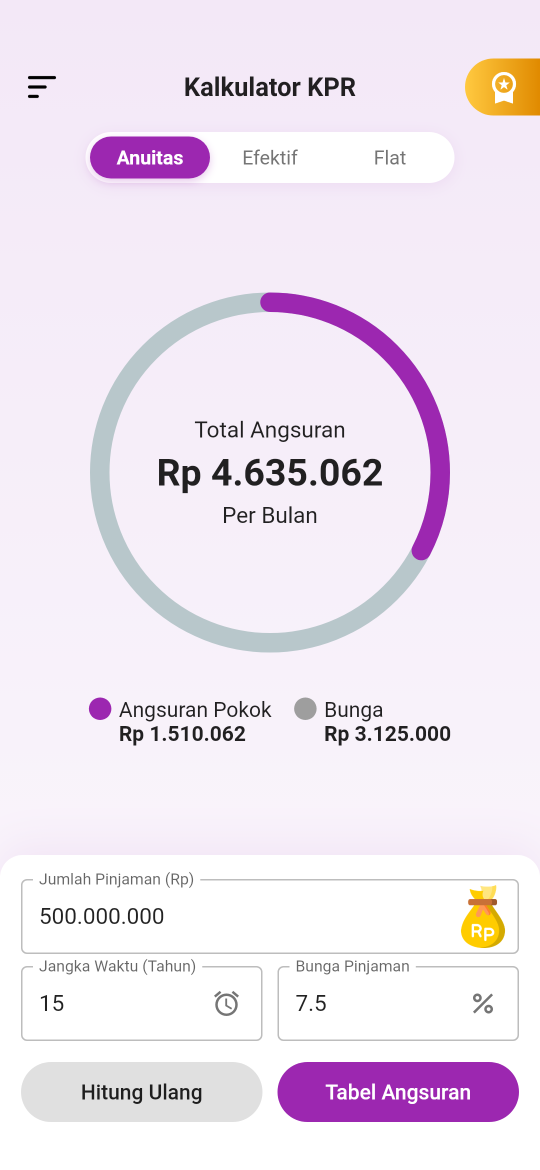
#> input picture store/source/shots/home.png, 1080 x 2340 px, found by its file name (shown at 1/2 size)
$ python prep.py
#> lines starting #> are read from the running program, lines starting #| are printed output that depends on the picture; after the words box and inside, x2 and y2 are one past the last pixel; in counts of white or black regions, pixels touching at a corner belong together
"""Buat versi 'bersih' screenshot: area yang akan dianimasikan dihapus."""
from PIL import Image
import numpy as np, os
A = os.path.join(os.path.dirname(os.path.abspath(__file__)), 'assets')

def load(n): return np.array(Image.open(f'{A}/{n}').convert('RGB'))
#> called with n = 'home.png'

# ---- beranda
im = load('home.png')
H, W, _ = im.shape
#> H = 2340; W = 1080
bg = im[:, 5].copy()                      # latar gradien vertikal (seragam horizontal)
#> bg = 2340 rows, first 8: [243, 232, 247], [243, 232, 247], [243, 232, 247], [243, 232, 247], [243, 232, 247], [243, 232, 247], [243, 232, 247], [243, 232, 247]
def erase_bg(x0, x1, y0, y1):
    im[y0:y1, x0:x1] = bg[y0:y1, None, :]
yy, xx = np.mgrid[0:H, 0:W]
r = np.hypot(xx - 539.5, yy - 944.5)
ring = (r > 312) & (r < 368)
im[ring] = bg[yy[ring]]
erase_bg(250, 830, 905, 1000)             # angka total angsuran
erase_bg(225, 930, 1440, 1500)            # nilai legenda
erase_bg(140, 940, 245, 390)              # segmented switch
im[1798:1868, 70:880] = 255               # nilai jumlah pinjaman
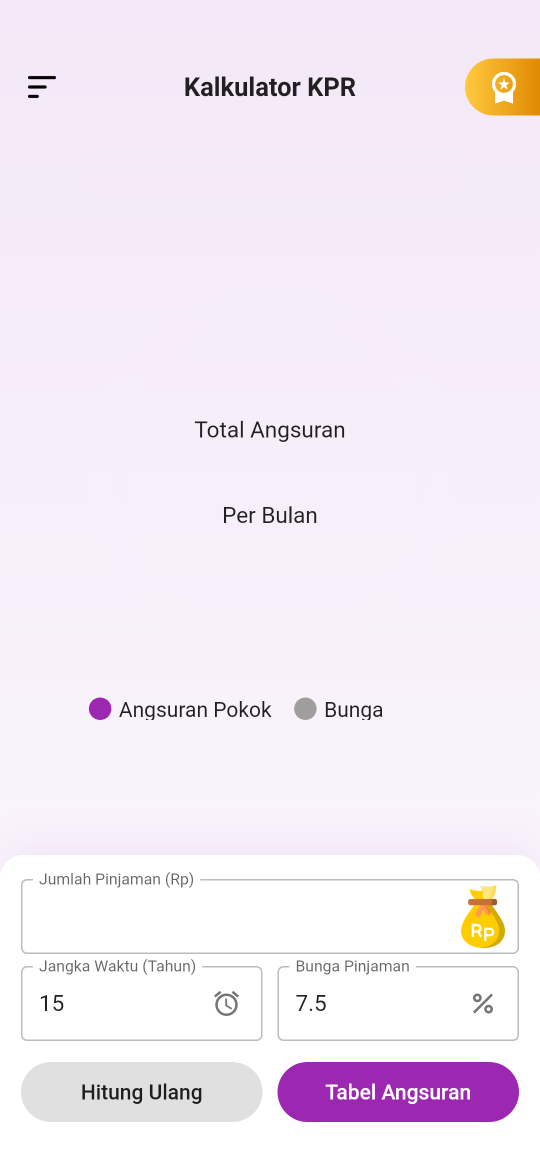
#> im: shape (2340, 1080, 3) (shown at 1/2 size); mean R, G, B 243.2, 234.3, 243.9
im[1972:2045, 70:400] = 255               # tenor
#> im: shape (2340, 1080, 3); 0.02% of pixels changed, all inside (x1, y1, x2, y2) = (81, 1990, 127, 2022)
im[1972:2045, 580:900] = 255              # bunga
#> im: shape (2340, 1080, 3); mean R, G, B 243.3, 234.4, 244
Image.fromarray(im).save(f'{A}/home_clean.png')

# ---- daya bayar
im = load('daya_bayar.png')
#> call 2 of load, with n = 'daya_bayar.png'
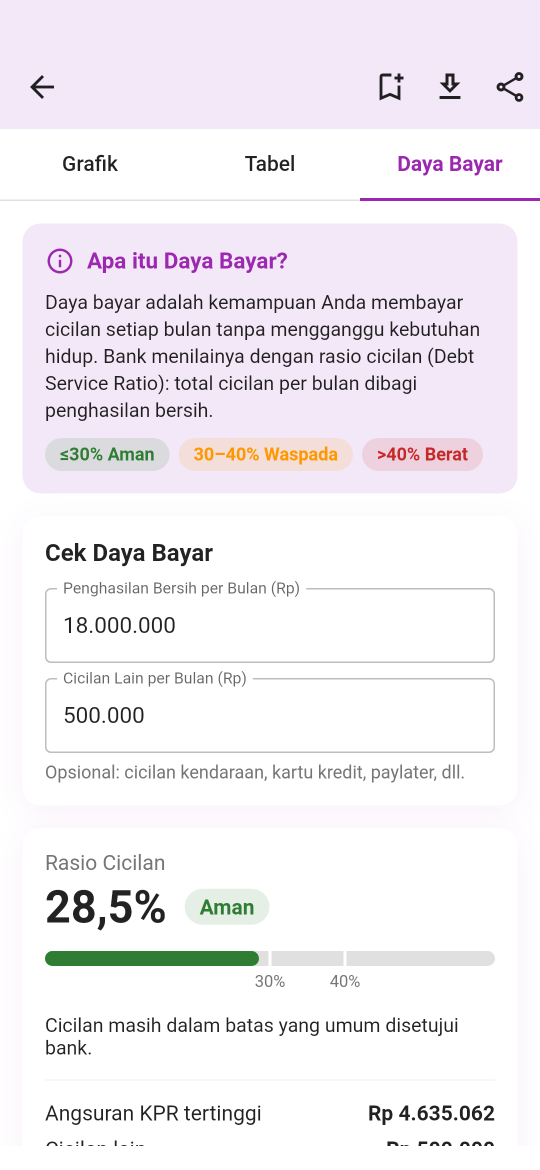
#> input picture store/source/shots/daya_bayar.png, 1080 x 2340 px, found by its file name (shown at 1/2 size)
im[1225:1275, 120:700] = 255
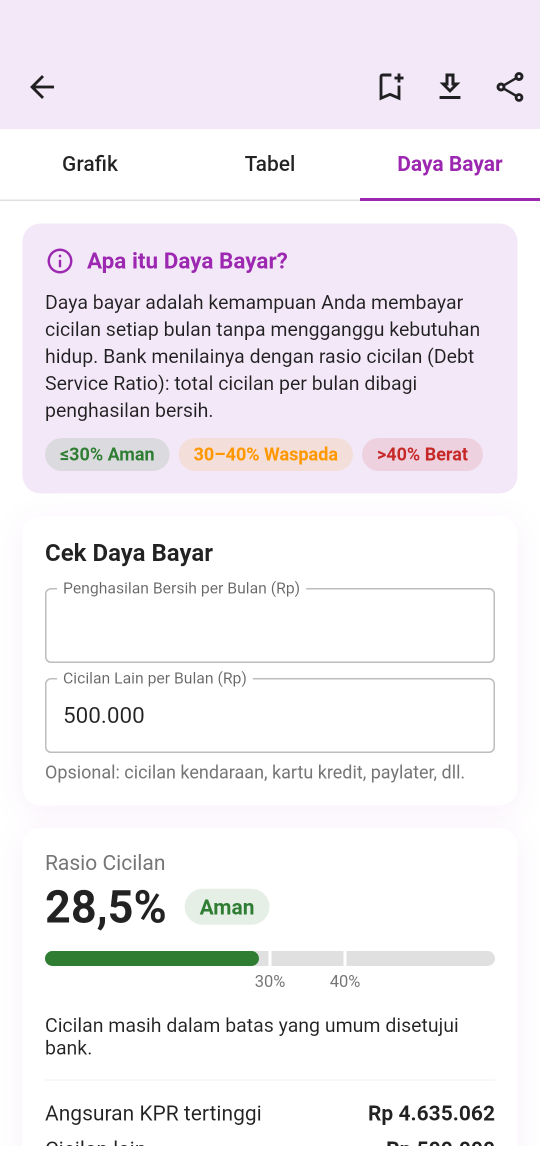
#> im: shape (2340, 1080, 3) (shown at 1/2 size); mean R, G, B 242.4, 238.5, 243
Image.fromarray(im).save(f'{A}/daya_clean.png')
print('ok', load('daya_bayar.png')[1700, 540], load('home.png')[1830, 100:330].min(0))
